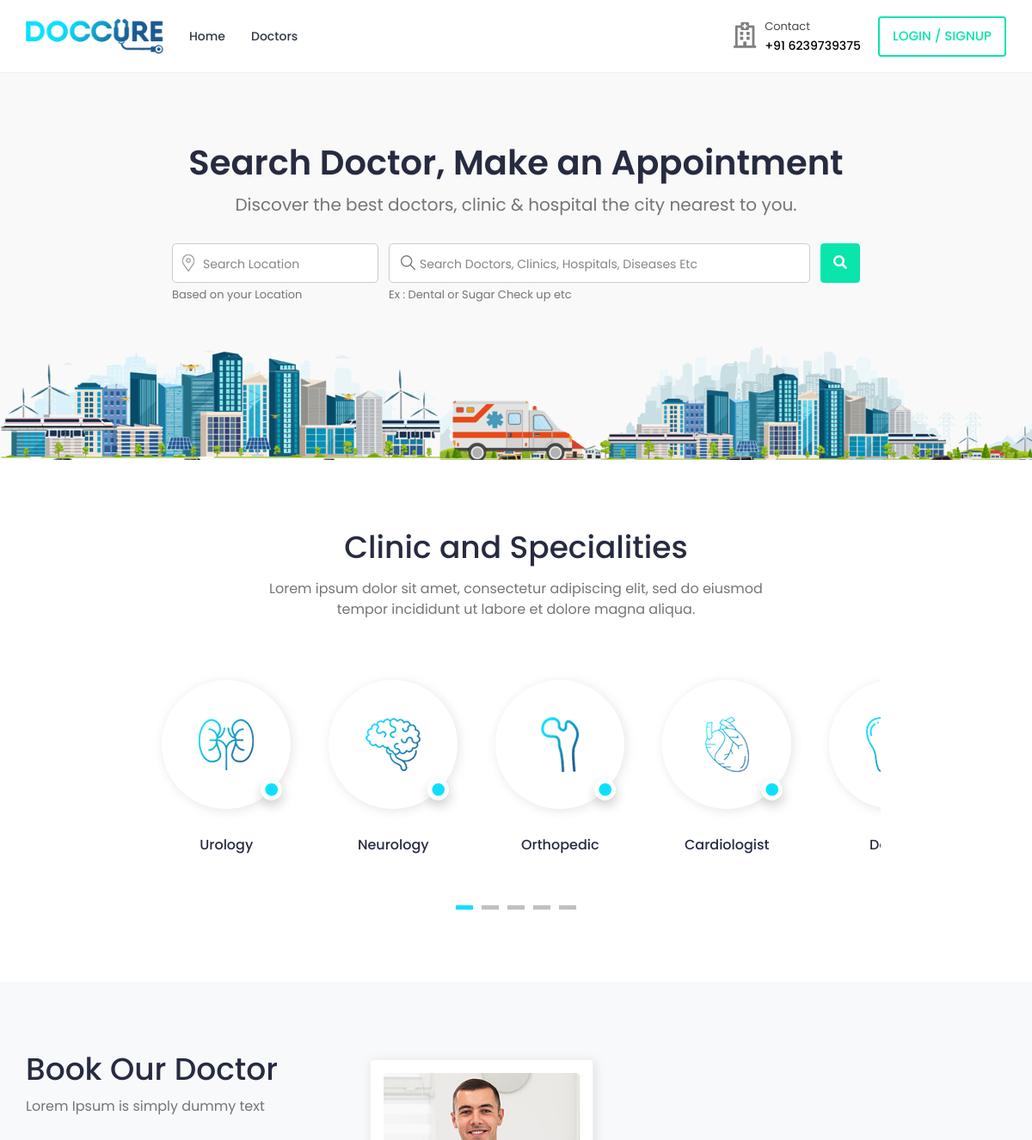
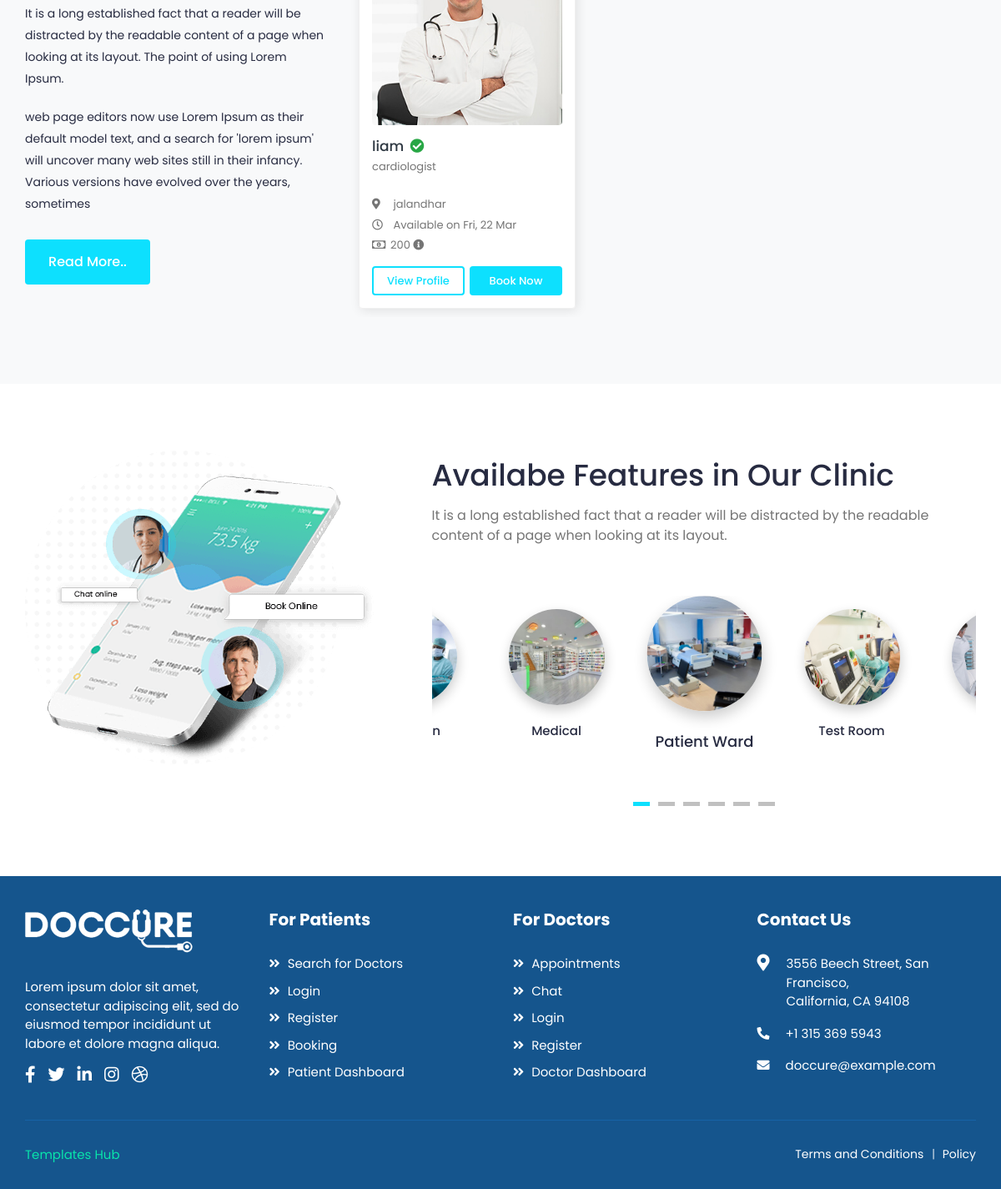
The page / on the database its author committed (2 pictures, top to bottom).
### website/models.py (models this page shows)
class doctor_profile(models.Model):
    doctor = models.OneToOneField(CustomUser, on_delete=models.CASCADE)
    doctor_images = models.ImageField(upload_to='images/')
    username = models.CharField(max_length=50)
    email = models.EmailField(max_length=50)
    first_name = models.CharField(max_length=50)
    last_name = models.CharField(max_length=50)
    phoneNumber = PhoneNumberField(unique=True, blank=False)
    Gender = models.BooleanField(default=True)
    Date_of_Birth = models.DateField(max_length=20)
    Biography = models.CharField(max_length=500)
    clinic_name = models.CharField(max_length=40)
    clinic_address = models.CharField(max_length=100)
    clinic_images = models.ImageField(upload_to='images/')
    Address_line1 = models.CharField(max_length=200)
    Address_line2 = models.CharField(max_length=100)
    City = models.CharField(max_length=30)
    State_Provice = models.CharField(max_length=30)
    Country = models.CharField(max_length=30)
    Postal_code = models.IntegerField()
    Pricing = models.BooleanField(default=True)
    Services = models.CharField(max_length=30)
    Specialiazation = models.CharField(max_length=30)
    Degree = models.CharField(max_length=30)
    College_Institute = models.CharField(max_length=100)
    Year_of_Completion = models.DateField(max_length=20)
    Hospital_Name = models.CharField(max_length=50)
    From = models.DateField(max_length=20)
    To = models.DateField(max_length=20)
    Designation = models.CharField(max_length=50)
    Awards = models.CharField(max_length=30)
    Year = models.DateField(max_length=20)
    Memberships = models.CharField(max_length=50)
    Registrations = models.CharField(max_length=50)
    Year_of_Registeration = models.DateField(max_length=20)
    consultation_fees = models.IntegerField()

### website/views.py (the view)
# urls.py: path('',views.index, name="index"),
def index(request):
    allDoctors = doctor_profile.objects.all()
    results = Location.objects.all
    special = speciality.objects.all
    if request.method == "POST":
        filteredlocation = request.POST['flocation']
        filteredspecial = request.POST['fspecial']
        query = doctor_profile.objects.filter(Q(Specialiazation=filteredspecial) | Q(clinic_address=filteredlocation))
        querycounts = query.count()
        fdata = {'filteredquery': query,
                 'filteredlocation':filteredlocation,
                 'filteredspecial':filteredspecial,
                 'querycounts':querycounts,
                 }
        return render(request,'searchs.html',fdata)
    else:
        return render(request, "index.html", {"location": results, "speciality": special, 'allDoctors': allDoctors})

### website/templates/index.html (shortened to what this page needs)
{% extends 'websitelayout.html' %}
{% load static %}
{% block content %}
			<section class="section section-search">
				<div class="container-fluid">
					<div class="banner-wrapper">
						<div class="banner-header text-center">
							<h1>Search Doctor, Make an Appointment</h1>
							<p>Discover the best doctors, clinic & hospital the city nearest to you.</p>
						</div>
						<div class="search-box">
							<form action="{% url 'index' %}" method="post">
								<div class="form-group search-location">
									<input type="text" class="form-control" placeholder="Search Location" list="location" name="flocation">
									<span class="form-text">Based on your Location</span>
								</div>
								<div class="form-group search-info">
									<input type="text" class="form-control" placeholder="Search Doctors, Clinics, Hospitals, Diseases Etc" list="speciality" name="fspecial">
									<span class="form-text">Ex : Dental or Sugar Check up etc</span>
								</div>
								<button type="submit" class="btn btn-primary search-btn"><i class="fas fa-search"></i> <span>Search</span></button>
							</form>
						</div>
					</div>
				</div>
			</section>
			<section class="section section-specialities">
				<div class="container-fluid">
					<div class="section-header text-center">
						<h2>Clinic and Specialities</h2>
						<p class="sub-title">Lorem ipsum dolor sit amet, consectetur adipiscing elit, sed do eiusmod tempor incididunt ut labore et dolore magna aliqua.</p>
					</div>
					<div class="row justify-content-center">
						<div class="col-md-9">
							<div class="specialities-slider slider">
								<div class="speicality-item text-center">
									<div class="speicality-img">
										<img src="{% static 'website/img/specialities/specialities-01.png' %}" class="img-fluid" alt="Speciality">
										<span><i class="fa fa-circle" aria-hidden="true"></i></span>
									</div>
									<p>Urology</p>
								</div>
								<div class="speicality-item text-center">
									<div class="speicality-img">
										<img src="{% static 'website/img/specialities/specialities-02.png' %}" class="img-fluid" alt="Speciality">
										<span><i class="fa fa-circle" aria-hidden="true"></i></span>
									</div>
									<p>Neurology</p>
								</div>
								<div class="speicality-item text-center">
									<div class="speicality-img">
										<img src="{% static 'website/img/specialities/specialities-03.png' %}" class="img-fluid" alt="Speciality">
										<span><i class="fa fa-circle" aria-hidden="true"></i></span>
									</div>
									<p>Orthopedic</p>
								</div>
								<div class="speicality-item text-center">
									<div class="speicality-img">
										<img src="{% static 'website/img/specialities/specialities-04.png' %}" class="img-fluid" alt="Speciality">
										<span><i class="fa fa-circle" aria-hidden="true"></i></span>
									</div>
									<p>Cardiologist</p>
								</div>
								<div class="speicality-item text-center">
									<div class="speicality-img">
										<img src="{% static 'website/img/specialities/specialities-05.png' %}" class="img-fluid" alt="Speciality">
									</div>
									<p>Dentist</p>
								</div>
							</div>
						</div>
					</div>
				</div>
			</section>
			<section class="section section-doctor">
				<div class="container-fluid">
				   <div class="row">
						<div class="col-lg-4">
							<div class="section-header ">
								<h2>Book Our Doctor</h2>
								<p>Lorem Ipsum is simply dummy text </p>
							</div>
							<div class="about-content">
								<p>It is a long established fact that a reader will be distracted by the readable content of a page when looking at its layout. The point of using Lorem Ipsum.</p>
								<p>web page editors now use Lorem Ipsum as their default model text, and a search for 'lorem ipsum' will uncover many web sites still in their infancy. Various versions have evolved over the years, sometimes</p>
								<a href="javascript:;">Read More..</a>
							</div>
						</div>
						<div class="col-lg-8">
							<div class="doctor-slider slider">
								{% for i in allDoctors %}
								<div class="profile-widget">
									<div class="doc-img">
										<a href="{% url 'doctorprofile' i.id %}">
											<img class="img-fluid" alt="User Image" src="{{i.doctor_images.url}}">
										</a>
									</div>
									<div class="pro-content">
										<h3 class="title">
											<a href="{% url 'doctorprofile' i.id %}">{{i.username}}</a>
											<i class="fas fa-check-circle verified"></i>
										</h3>
										<p class="speciality">{{i.Specialiazation}}</p>
										<ul class="available-info">
											<li>
												<i class="fas fa-map-marker-alt"></i> {{i.clinic_address}}
											</li>
											<li>
												<i class="far fa-clock"></i> Available on Fri, 22 Mar
											</li>
											<li>
												<i class="far fa-money-bill-alt"></i>{{i.consultation_fees}}
												<i class="fas fa-info-circle" data-toggle="tooltip" title="Lorem Ipsum"></i>
											</li>
										</ul>
										<div class="row row-sm">
											<div class="col-6">
												<a href="{% url 'doctorprofile' i.id %}" class="btn view-btn">View Profile</a>
											</div>
											<div class="col-6">
												<a href="{% url 'bookings' i.id %}" class="btn book-btn">Book Now</a>
											</div>
										</div>
									</div>
								</div>
								{% endfor %}
							</div>
						</div>
				   </div>
				</div>
			</section>
		   <section class="section section-features">
				<div class="container-fluid">
				   <div class="row">
						<div class="col-md-5 features-img">
							<img src="{% static 'website/img/features/feature.png' %}" class="img-fluid" alt="Feature">
						</div>
						<div class="col-md-7">
							<div class="section-header">
								<h2 class="mt-2">Availabe Features in Our Clinic</h2>
								<p>It is a long established fact that a reader will be distracted by the readable content of a page when looking at its layout. </p>
							</div>
							<div class="features-slider slider">
								<div class="feature-item text-center">
									<img src="{% static 'website/img/features/feature-01.jpg' %}" class="img-fluid" alt="Feature">
									<p>Patient Ward</p>
								</div>
								<div class="feature-item text-center">
									<img src="{% static 'website/img/features/feature-02.jpg' %}" class="img-fluid" alt="Feature">
									<p>Test Room</p>
								</div>
								<div class="feature-item text-center">
									<img src="{% static 'website/img/features/feature-03.jpg' %}" class="img-fluid" alt="Feature">
									<p>ICU</p>
								</div>
								<div class="feature-item text-center">
									<img src="{% static 'website/img/features/feature-05.jpg' %}" class="img-fluid" alt="Feature">
									<p>Operation</p>
								</div>
								<div class="feature-item text-center">
									<img src="{% static 'website/img/features/feature-06.jpg' %}" class="img-fluid" alt="Feature">
									<p>Medical</p>
								</div>
							</div>
						</div>
				   </div>
				</div>
			</section>
 {% include "footer.html" %}
{% endblock %}

### rows shown on the page
doctor_profile: doctor_images (picture), username "liam", Specialiazation "cardiologist", clinic_address "jalandhar", consultation_fees "200"
